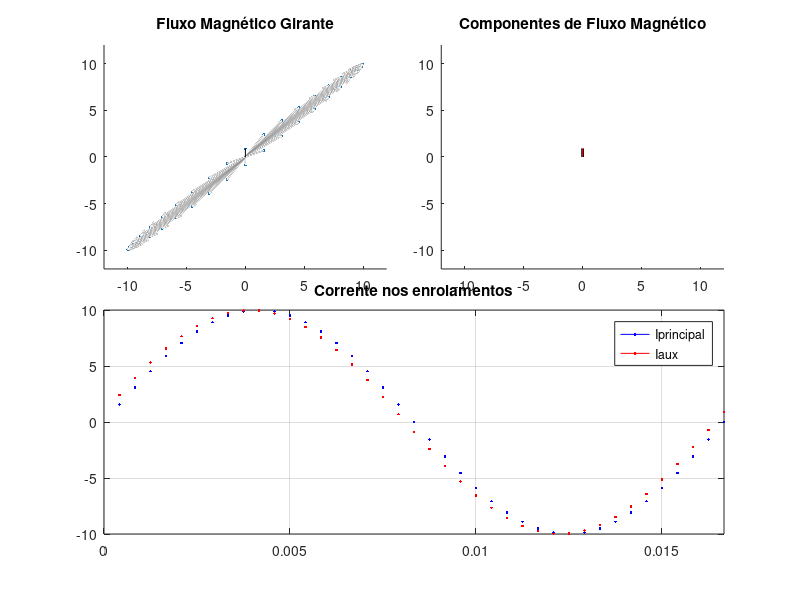

Write the MATLAB code that produced this figure.
##  [x, y] = meshgrid (1:2:20);
##          h = quiver (x, y, sin (2*pi*x/10), sin (2*pi*y/10));
##          set (h, "maxheadsize", 0.1);
##clc, clear all, close all


f = 60;                           % frequency [Hz]
w = 2*pi*f;                       % angular frequency[rad/s]
n = 1;                            % number of periods
npoints = 41;                    % number of points on curve
t = linspace(0,(1/f)*n,npoints);  % time vector [s];
Ip = 10;                          % Amplitude [A]
angle1 = 0;                       % phase's angle in degrees;
angle2 = 5;                      % phase's angle in degrees;
phi1 = angle1*(pi/180);           % fase in radians
phi2 = angle2*(pi/180);           % fase in radians

itp = Ip.*sin(w.*t+phi1);         % current signal [A]
ita = Ip.*sin(w.*t+phi2);         % current signal [A]


subplot (4, 4, [1 8],'replace')

subplot (4, 4, [9 16],'replace')

set(gcf, 'Position', [20, 20, 920, 900])

for i=2:length(itp)
  subplot (4,4,[1,2,5,6])
  axis([-1.2*Ip,+1.2*Ip,-1.2*Ip,+1.2*Ip]);
  title("Fluxo Magnético Girante");
  hold on
  plot(itp(i),ita(i))
  qr1 = quiver(0,0,itp(i-1),ita(i-1),0,'w');
  set(qr1,"maxheadsize", 0.035);
  qr2 = quiver(0,0,itp(i),ita(i),0,'k');
  set(qr2,"maxheadsize", 0.035);
  
  subplot (4,4,[3,4,7,8],'replace')
  axis([-1.2*Ip,+1.2*Ip,-1.2*Ip,+1.2*Ip]);
  title("Componentes de Fluxo Magnético");
  hold on
  q = quiver(0,0,itp(i),ita(i),0,'k','LineWidth',2);
  set(q,"maxheadsize", 0.035);
  
  qx = quiver(0,0,itp(i),0,0,'b');
  set(qx,"maxheadsize", 0.035);

  qy = quiver(0,0,0,ita(i),0,'r');
  set(qy,"maxheadsize", 0.035);

##  set(gca,'XLim',[-40 40]);
  
 
  subplot (4, 4, [9 16])
  title("Corrente nos enrolamentos");
  axis([0,t(length(t)),-Ip,+Ip]);
  plot(t(i),itp(i),'b');
  hold on
  plot(t(i),ita(i),'r');
  grid on;
  legend("Iprincipal", "Iaux");
##  plot([t(i) t(i)],[-Ip +Ip],'1')
  pause(0.0001);
endfor
